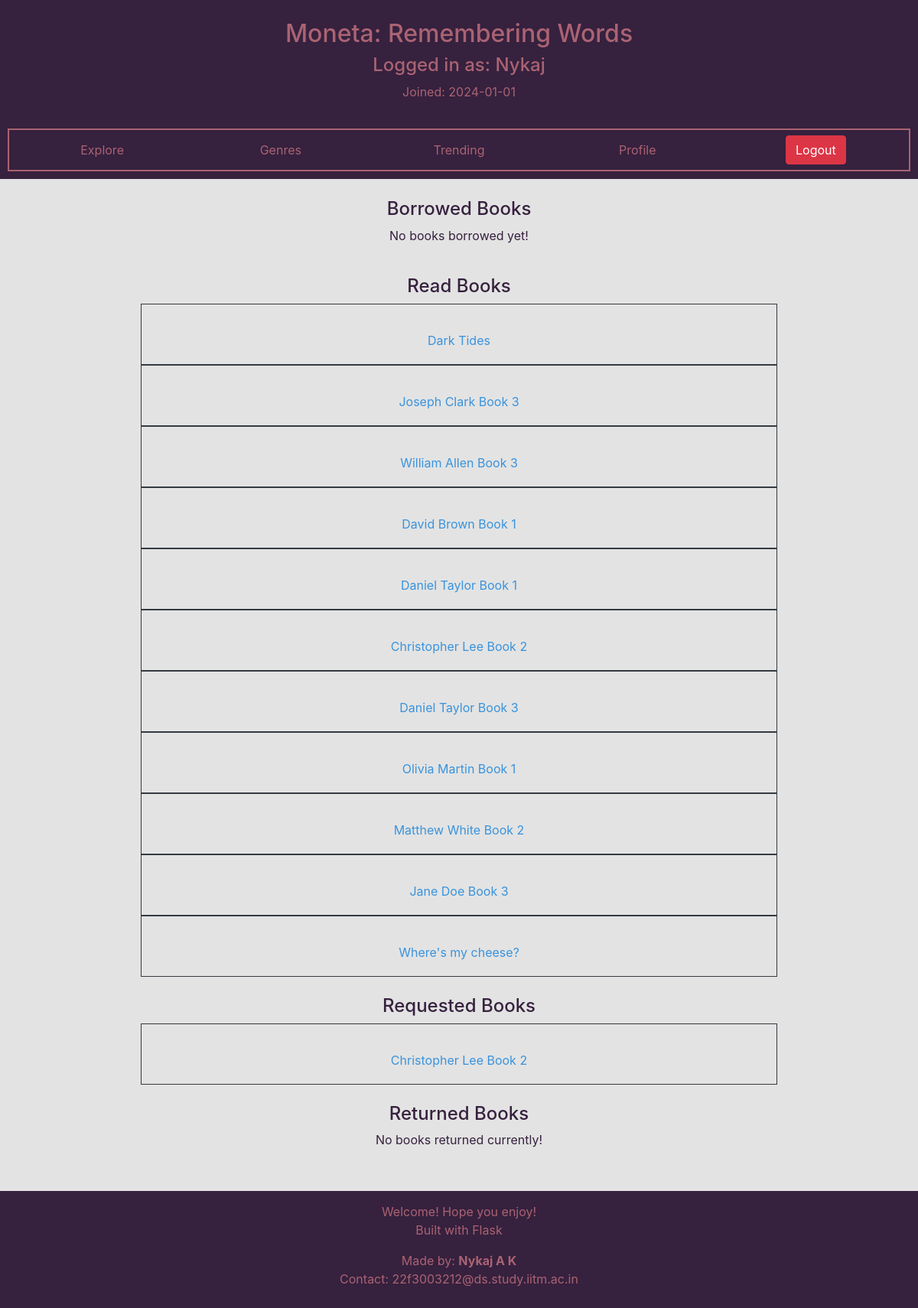
Screenshot of / (signed in) with the database file from the repository.
### moneta/models.py (models this page shows, shortened)
class User(db.Model,UserMixin):
    __tablename__ = "user"
    id = db.Column(db.Integer,primary_key = True)
    username = db.Column(db.String(20),nullable=False,unique=True)
    password = db.Column(db.String(60),nullable=True)
    email = db.Column(db.String(60),nullable=False,unique=True)
    doj = db.Column(db.DateTime, nullable=False, default = date.today())
    is_librarian = db.Column(db.Integer,nullable = False, default = 0)
    borrowed = db.relationship('Borrow',backref='user',lazy=True)
    returned = db.relationship('Return',backref='user',lazy=True)
    comments = db.relationship('Comment',backref = 'user', lazy=True)
    requested = db.relationship('Requested',backref = 'user', lazy=True)

class Read(db.Model):
    __tablename__ = "read"
    book_id = db.Column(db.Integer, db.ForeignKey('book.id'),primary_key=True)
    user_id = db.Column(db.Integer, db.ForeignKey('user.id'),primary_key=True)
    user = db.relationship('User',backref = 'read',lazy=True)
    book = db.relationship('Book',backref = 'read',lazy=True)

class Book(db.Model):
    __tablename__ = "book"
    id = db.Column(db.Integer,primary_key = True)
    name = db.Column(db.String(80), unique = True, nullable = False)
    description = db.Column(db.Text)
    ratings = db.relationship('Rating',backref='book',lazy=True)
    comments = db.relationship('Comment',backref = 'book', lazy=True)
    borrowed = db.relationship('Borrow',backref = 'book',lazy=True)
    requested = db.relationship('Requested',backref = 'book',lazy=True)

class Requested(db.Model):
    __tablename__ = "requested"
    id = db.Column(db.Integer, primary_key=True)
    book_id = db.Column(db.Integer, db.ForeignKey('book.id'))
    user_id = db.Column(db.Integer, db.ForeignKey('user.id'))
    r_date = db.Column(db.DateTime, nullable = False, default = date.today()) #Unused

### moneta/routes.py (the view)
@app.route("/")
def home():
    return render_template("base_templates/home.html")

### moneta/routes.py (called while the page is built)
@login_manager.user_loader
def load_user(user_id):
    user = User.query.filter_by(id=user_id).first()
    app.logger.info(f"User {user.username} was loaded!")
    return user

### moneta/templates/base_templates/home.html
{% if current_user.is_anonymous %}
    {% extends "anon_specific/about.html" %}
{% elif not current_user.is_librarian %}
    {% extends "user_specific/profile.html" %}
{% else %}
    {% extends "librarian_specific/browse.html" %}
{% endif %}

### moneta/templates/user_specific/profile.html
{% extends "user_specific/dashboard.html" %}
{% block main_body %}
    <div class="container text-center">
        <div>
            <h4 class="help-text">Borrowed Books</h4>
            {% if current_user.borrowed %}
                {% for b in current_user.borrowed %}
                        <div class="mx-auto text-center border border-dark p-1" style="width:75%">
                            <br>
                            <h5><a class="btn link-text" href="{{ url_for('selected_book',id = b.book.id) }}">{{ b.book.name }}</a></h5>
                        </div>
                {% endfor %}
            {% else %}
                <p class="help-text">No books borrowed yet!</p>
            {% endif %}
        </div>
        <br>
        <div>
            <h4 class="help-text">Read Books</h4>
            {% if current_user.read or current_user.returned %}
                {% for r in current_user.read %}
                    <div class="mx-auto text-center border border-dark p-1" style="width:75%">
                        <br>
                        <h5><a class="btn link-text" href="{{ url_for('selected_book',id = r.book.id) }}">{{ r.book.name }}</a></h5>
                    </div>
                {% endfor %}
            {% else %}
                <p class="help-text">No books read yet!</p>
            {% endif %}
        </div>
        <br>
        <div>
            <h4 class="help-text">Requested Books</h4>
            {% if current_user.requested %}
                {% for r in current_user.requested %}
                    <div class="mx-auto text-center border border-dark p-1" style="width:75%">
                        <br>
                        <h5><a class="btn link-text" href="{{ url_for('selected_book',id = r.book.id) }}">{{ r.book.name }}</a></h5>
                    </div>
                {% endfor %}
            {% else %}
                <p class="help-text">No books requested yet!</p>
            {% endif %}
        </div>
        <br>
        <div>
            <h4 class="help-text">Returned Books</h4>
            {% if current_user.returned or current_user.returned %}
                {% for r in current_user.returned %}
                    <div class="mx-auto text-center border border-dark p-1" style="width:75%">
                        <br>
                        <h5><a class="btn link-text" href="{{ url_for('selected_book',id = r.book.id) }}">{{ r.book.name }}</a></h5>
                    </div>
                {% endfor %}
            {% else %}
                <p class="help-text">No books returned currently!</p>
            {% endif %}
        </div>
        <br>
    </div>
{% endblock %}

### moneta/templates/user_specific/dashboard.html
{% extends "base_templates/base.html" %}
{% block header_element %}
    <div class="container-flexible" id="header-container">
        <div class="row text-center header-container-element" id="header-container-info">
            <div class="col" id="header-container-info-content">
                <h2 class="header-info-content-text">Moneta: Remembering Words</h2>
                <h4 class="header-info-content-text">Logged in as: {{ current_user.username }} </h4>
                <p class="header-info-content-text">Joined: {{current_user.doj.__str__()[:10:]}}</p>
            </div>
        </div>
        <div class="row text-center header-container-element" id="header-container-links">
            <div class="col header-link-div"><a class="btn header-link" href="{{ url_for('search') }}">Explore</a></div>
            <div class="col header-link-div"><a class="btn header-link" href="{{ url_for('genre') }}">Genres</a></div>
            <div class="col header-link-div"><a class="btn header-link" href="{{ url_for('trending') }}">Trending</a></div>
            <div class="col header-link-div"><a class="btn header-link" href="{{ url_for('home') }}">Profile</a></div>
            <div class="col header-link-div"><a class="btn btn-danger" href="{{ url_for('logout') }}">Logout</a></div>
        </div>
    </div>
{% endblock %}

### moneta/static/custom/global_styles.css (style rules this page uses)
:root { --custom_primary: rgb(57,147,221); --custom_secondary: rgb(84,122,65); --custom_tertiary: rgb(170,99,115); --custom_accent_light: rgb(227,227,227); --custom_accent_dark: rgb(54,33,62); }
body { background-color: var(--custom_accent_light); overflow-x: hidden; min-height: 100vh; display: flex; flex-direction: column; }

### moneta/static/custom/header_styles.css (style rules this page uses)
#header-container { padding: 5px; margin-bottom: 10px; background-color: var(--custom_accent_dark); }
.header-container-element { padding: 5px; margin: 5px; margin-top: 15px; }
.header-link-div { margin: 2px; }
.header-link { color: var(--custom_tertiary); }
.header-info-content-text { color: var(--custom_tertiary); }
#header-container-links { border: 2px solid var(--custom_tertiary); }

### moneta/static/custom/content_text_styles.css (style rules this page uses)
.link-text { color: var(--custom_primary); }
.help-text { color: var(--custom_accent_dark); }

### rows the page displays
User: username "Nykaj", doj "2024-01-01"
Read: book.name "Dark Tides"
Read: book.name "Joseph Clark Book 3"
Read: book.name "William Allen Book 3"
Read: book.name "David Brown Book 1"
Read: book.name "Daniel Taylor Book 1"
Read: book.name "Christopher Lee Book 2"
Read: book.name "Daniel Taylor Book 3"
Read: book.name "Olivia Martin Book 1"
Read: book.name "Matthew White Book 2"
Read: book.name "Jane Doe Book 3"
Read: book.name "Where's my cheese?"
Requested: book.name "Christopher Lee Book 2"
